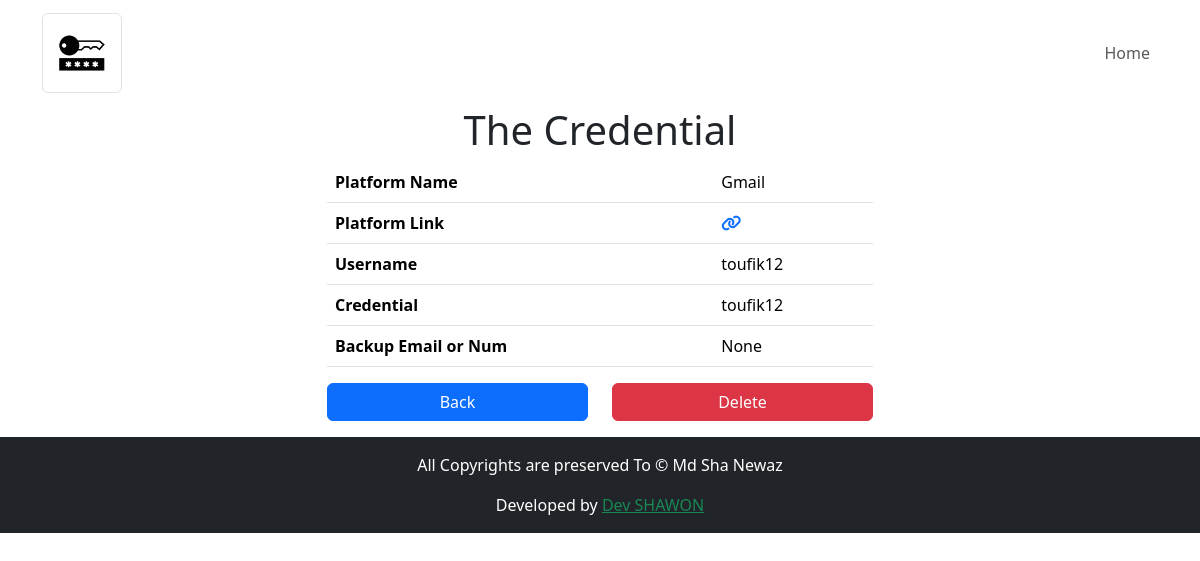
Page /pass/detail/3/ on the committed database.
### PassApp/models.py (models this page shows, shortened)
class CredentialModel(models.Model):
    platform_name = models.CharField(max_length=100, null=True, blank=True)
    username = models.CharField(max_length=100, null=True, blank=True)
    credential = models.CharField(max_length=100, null=True, blank=True)
    login_link = models.CharField(max_length=1000, null=True, blank=True)
    backup_mail_num = models.CharField(max_length=100, null=True, blank=True)
    creation_date = models.DateTimeField(auto_now_add=True)

### PassApp/views.py (the view)
# urls.py: path('detail/<int:id>/', views.credential_detail_view, name='detail'),
def credential_detail_view(request, id):
    credential = CredentialModel.objects.get(pk=id)
    context =  {
        'credential' : credential,
        'top_text' : 'The Credential',
        'title' : 'Detail',
    }
    return render(request, 'PassApp/detail.html', context=context)

### template/PassApp/detail.html (shortened to what this page needs)
{% extends 'index.html' %}
{% load static %}
{% load crispy_forms_tags %}
{% block body_block %}
    <div class="container">
        <div class="row">
            <div class="col-3"></div>
            <div class="col-md-6">
                <h4 class="text-center display-6">{{ top_text }}</h4>
                <table class="table">
                    <tr>
                        <th>Platform Name</th>
                        <td>{{ credential.platform_name }}</td>
                    </tr>
                    <tr>
                        <th>Platform Link</th>
                        <td><a href="{{ credential.login_link }}" target="_blank"><i class="fas fa-link"></i></a></td>
                    </tr>
                    <tr>
                        <th>Username</th>
                        <td>{{ credential.username }}</td>
                    </tr>
                    <tr>
                        <th>Credential</th>
                        <td>{{ credential.username }}</td>
                    </tr>
                    <tr>
                        <th>Backup Email or Num</th>
                        <td>{{ credential.backup_mail_num }}</td>
                    </tr>
                </table>
                <div class="mb-3 ">
                    <div class="row">
                        <div class="col-6 d-grid gap-2">
                            <a class="btn btn-primary btn-block" href="{% url 'PassApp:profile' %}">Back</a>
                        </div>
                        <div class="col-6 d-grid gap-2">
                            <button type="button" class="btn btn-danger" data-bs-toggle="modal" data-bs-target="#exampleModal">Delete</button>
                        </div>
                    </div>
                </div>
            </div>
        </div>
    </div>
{% endblock %}

### rows in the picture
CredentialModel: platform_name "Gmail", username "toufik12", backup_mail_num "None"

### other values in the picture
{{ top_text }} "The Credential"
